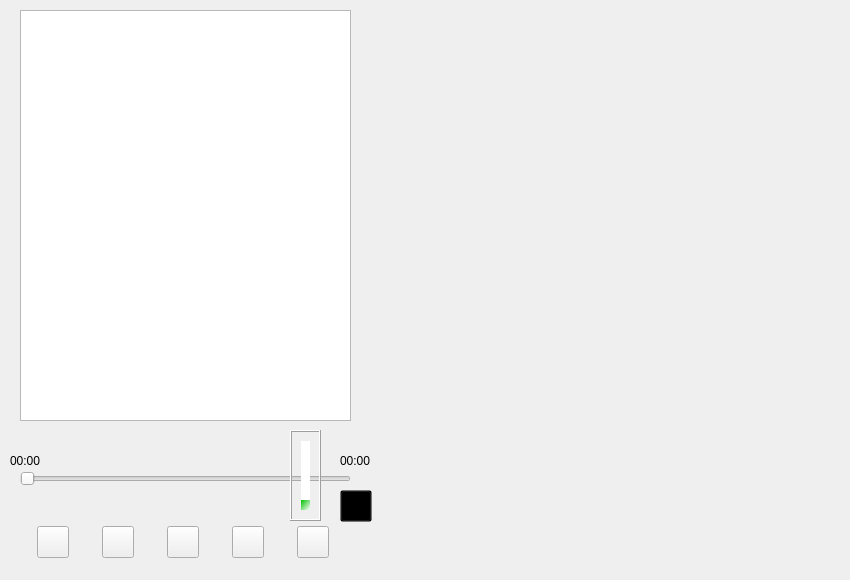
<?xml version="1.0" encoding="UTF-8"?>
<ui version="4.0">
 <class>Widget</class>
 <widget class="QWidget" name="Widget">
  <property name="geometry">
   <rect>
    <x>0</x>
    <y>0</y>
    <width>850</width>
    <height>580</height>
   </rect>
  </property>
  <property name="windowTitle">
   <string>MusicPlayer</string>
  </property>
  <property name="styleSheet">
   <string notr="true">*{
 bord er:none
  
}

QPushButton:hover
{
	
	
	background-color: rgb(255, 239, 233);
}

</string>
  </property>
  <widget class="QWidget" name="widget" native="true">
   <property name="geometry">
    <rect>
     <x>10</x>
     <y>510</y>
     <width>351</width>
     <height>64</height>
    </rect>
   </property>
   <property name="minimumSize">
    <size>
     <width>0</width>
     <height>64</height>
    </size>
   </property>
   <property name="maximumSize">
    <size>
     <width>16777215</width>
     <height>64</height>
    </size>
   </property>
   <layout class="QHBoxLayout" name="horizontalLayout">
    <item>
     <widget class="QPushButton" name="pushButton">
      <property name="minimumSize">
       <size>
        <width>32</width>
        <height>32</height>
       </size>
      </property>
      <property name="maximumSize">
       <size>
        <width>32</width>
        <height>32</height>
       </size>
      </property>
      <property name="styleSheet">
       <string notr="true">border-image: url(:/picture/folder.png);</string>
      </property>
      <property name="text">
       <string/>
      </property>
     </widget>
    </item>
    <item>
     <widget class="QPushButton" name="pushButton_2">
      <property name="minimumSize">
       <size>
        <width>32</width>
        <height>32</height>
       </size>
      </property>
      <property name="maximumSize">
       <size>
        <width>32</width>
        <height>32</height>
       </size>
      </property>
      <property name="styleSheet">
       <string notr="true">border-image: url(:/picture/rewind.png);</string>
      </property>
      <property name="text">
       <string/>
      </property>
     </widget>
    </item>
    <item>
     <widget class="QPushButton" name="pushButton_3">
      <property name="minimumSize">
       <size>
        <width>32</width>
        <height>32</height>
       </size>
      </property>
      <property name="maximumSize">
       <size>
        <width>32</width>
        <height>32</height>
       </size>
      </property>
      <property name="styleSheet">
       <string notr="true">border-image: url(:/picture/play.png);</string>
      </property>
      <property name="text">
       <string/>
      </property>
     </widget>
    </item>
    <item>
     <widget class="QPushButton" name="pushButton_4">
      <property name="minimumSize">
       <size>
        <width>32</width>
        <height>32</height>
       </size>
      </property>
      <property name="maximumSize">
       <size>
        <width>32</width>
        <height>32</height>
       </size>
      </property>
      <property name="styleSheet">
       <string notr="true">border-image: url(:/picture/forward.png);</string>
      </property>
      <property name="text">
       <string/>
      </property>
     </widget>
    </item>
    <item>
     <widget class="QPushButton" name="pushButton_5">
      <property name="minimumSize">
       <size>
        <width>32</width>
        <height>32</height>
       </size>
      </property>
      <property name="maximumSize">
       <size>
        <width>32</width>
        <height>32</height>
       </size>
      </property>
      <property name="styleSheet">
       <string notr="true">
border-image: url(:/picture/volume-up.png);</string>
      </property>
      <property name="text">
       <string/>
      </property>
      <property name="checkable">
       <bool>true</bool>
      </property>
     </widget>
    </item>
   </layout>
  </widget>
  <widget class="QListWidget" name="listWidget">
   <property name="geometry">
    <rect>
     <x>20</x>
     <y>10</y>
     <width>331</width>
     <height>411</height>
    </rect>
   </property>
  </widget>
  <widget class="QSlider" name="playCourseSlider">
   <property name="geometry">
    <rect>
     <x>20</x>
     <y>470</y>
     <width>331</width>
     <height>18</height>
    </rect>
   </property>
   <property name="orientation">
    <enum>Qt::Horizontal</enum>
   </property>
  </widget>
  <widget class="QWidget" name="layoutWidget">
   <property name="geometry">
    <rect>
     <x>10</x>
     <y>440</y>
     <width>361</width>
     <height>41</height>
    </rect>
   </property>
   <layout class="QHBoxLayout" name="horizontalLayout_4">
    <item>
     <layout class="QHBoxLayout" name="horizontalLayout_3">
      <item>
       <layout class="QHBoxLayout" name="horizontalLayout_2">
        <item>
         <widget class="QLabel" name="curLabel">
          <property name="text">
           <string>00:00</string>
          </property>
         </widget>
        </item>
        <item>
         <spacer name="horizontalSpacer">
          <property name="orientation">
           <enum>Qt::Horizontal</enum>
          </property>
          <property name="sizeHint" stdset="0">
           <size>
            <width>40</width>
            <height>20</height>
           </size>
          </property>
         </spacer>
        </item>
       </layout>
      </item>
     </layout>
    </item>
    <item>
     <widget class="QLabel" name="totalLabel">
      <property name="text">
       <string>00:00</string>
      </property>
     </widget>
    </item>
   </layout>
  </widget>
  <widget class="QFrame" name="frame_volume">
   <property name="geometry">
    <rect>
     <x>290</x>
     <y>430</y>
     <width>31</width>
     <height>91</height>
    </rect>
   </property>
   <property name="frameShape">
    <enum>QFrame::Box</enum>
   </property>
   <property name="frameShadow">
    <enum>QFrame::Raised</enum>
   </property>
   <layout class="QHBoxLayout" name="horizontalLayout_5">
    <item>
     <widget class="QSlider" name="Slider_volume">
      <property name="styleSheet">
       <string notr="true">QSlider::groove:vertical {
border: 0px solid #bbb;

}

QSlider::sub-page:vertical {
background:  rgb(255, 255, 255);

border-radius: 0px;/*整体圆角*/
border-top-left-radius:10px;/*左上圆角*/
border-bottom-left-radius:10px;/*左下圆角*/
margin-top:0px;/*上距离*/
margin-bottom:0px;/*下距离*/
}

QSlider::add-page:vertical {
background: qlineargradient(spread:pad, x1:0, y1:0, x2:1, y2:1, stop:0 rgba(16, 181, 140, 255), stop:1 rgba(255, 255, 255, 255));/*背景色*/
border-radius: 0px;/*整体圆角*/
border-top-right-radius:10px;/*右上圆角*/
border-bottom-right-radius:10px;/*右下圆角*/
margin-top:0px;/*上距离*/
margin-bottom:0px;/*下距离*/
}
/*拖拽键样式*/
QSlider::handle:vertical {
background: qlineargradient(spread:pad, x1:0, y1:0, x2:1, y2:1, stop:0 rgba(0, 191, 0, 255), stop:1 rgba(255, 255, 255, 255));
border: 0px solid rgb(255,153,102);
width: 14px;
height:10px;
border-radius: 7px;
margin-top:0px;
margin-bottom:0px;
}

QSlider::sub-page:vertical:disabled {
 
}

QSlider::add-page:vertical:disabled {
 
}
QSlider::handle:vertical:disabled {
 
}</string>
      </property>
      <property name="orientation">
       <enum>Qt::Vertical</enum>
      </property>
     </widget>
    </item>
   </layout>
  </widget>
  <widget class="QPushButton" name="pushButton_6">
   <property name="geometry">
    <rect>
     <x>340</x>
     <y>490</y>
     <width>32</width>
     <height>32</height>
    </rect>
   </property>
   <property name="minimumSize">
    <size>
     <width>32</width>
     <height>32</height>
    </size>
   </property>
   <property name="maximumSize">
    <size>
     <width>32</width>
     <height>32</height>
    </size>
   </property>
   <property name="styleSheet">
    <string notr="true">background-color:rgba(0,0,0,0);</string>
   </property>
   <property name="text">
    <string/>
   </property>
   <property name="iconSize">
    <size>
     <width>25</width>
     <height>25</height>
    </size>
   </property>
   <property name="checkable">
    <bool>true</bool>
   </property>
  </widget>
  <widget class="QWidget" name="widget_2" native="true">
   <property name="geometry">
    <rect>
     <x>0</x>
     <y>0</y>
     <width>850</width>
     <height>580</height>
    </rect>
   </property>
   <property name="styleSheet">
    <string notr="true"> border-image:url(:/picture/background.png);</string>
   </property>
  </widget>
  <zorder>widget_2</zorder>
  <zorder>widget</zorder>
  <zorder>listWidget</zorder>
  <zorder>playCourseSlider</zorder>
  <zorder>layoutWidget</zorder>
  <zorder>frame_volume</zorder>
  <zorder>pushButton_6</zorder>
 </widget>
 <resources/>
 <connections/>
</ui>
